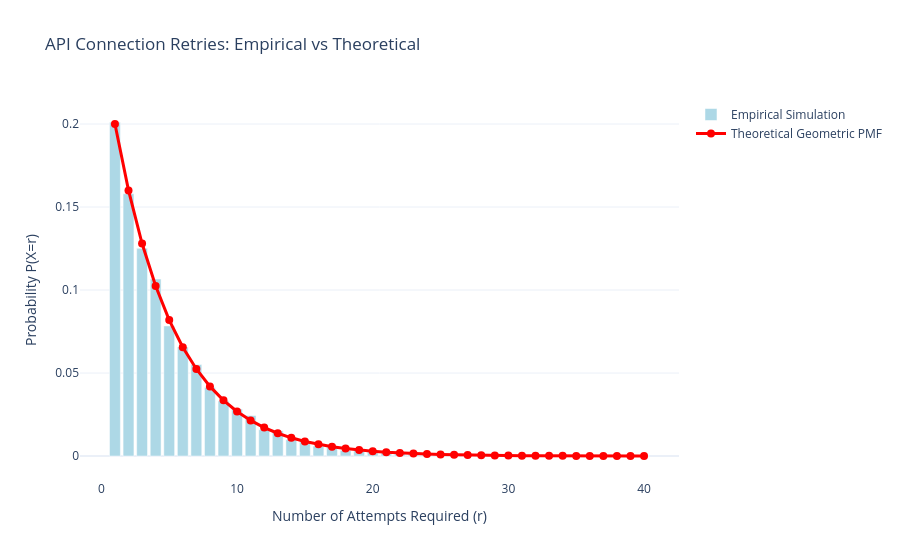

This figure's notebook cell:
### Markdown cell above
---
## Task 2: API Connection Retries (Programming)

In our lecture, we discussed the Geometric Distribution using the example of a student taking an exam multiple times until they pass. Let's apply this to a data engineering scenario.

A script is trying to pull data from an unstable external API. Each time it makes a request, the probability of a successful connection is $p = 0.2$. If it fails, the script retries. 

Let $X$ be the random variable representing the **total number of attempts** required to get the first success.

**Your Goal:**
1. Simulate $100,000$ independent scripts trying to connect to the API. Record how many attempts each script takes.
2. Plot the empirical relative frequencies of your simulation as a bar chart.
3. Overlay the theoretical Geometric Distribution PMF curve on top of your bars to prove your simulation works!

*Theoretical Formula:* $P(X=r) = (1-p)^{r-1} \cdot p$

### Code cell
import numpy as np
import plotly.graph_objects as go
import scipy.stats as stats

p_success = 0.2
n_simulations = 10000

# 1. EMPIRICAL SIMULATION
# np.random.geometric simulates the exact scenario: number of trials until first success
empirical_attempts = np.random.geometric(p=p_success, size=n_simulations)

# Count the frequencies of each outcome (1 attempt, 2 attempts, 3 attempts...)
unique_vals, counts = np.unique(empirical_attempts, return_counts=True)
empirical_probs = counts / n_simulations

# 2. THEORETICAL PMF
# Calculate the exact mathematical probabilities for the same range of attempts
x_theoretical = np.arange(1, max(unique_vals) + 1)
y_theoretical = (1 - p_success) ** (x_theoretical - 1) * p_success

# 3. PLOTLY VISUALIZATION
fig = go.Figure()

# Add empirical bar chart
fig.add_trace(
    go.Bar(
        x=unique_vals,
        y=empirical_probs,
        name="Empirical Simulation",
        marker_color="lightblue",
    )
)

# Add theoretical line
fig.add_trace(
    go.Scatter(
        x=x_theoretical,
        y=y_theoretical,
        mode="lines+markers",
        name="Theoretical Geometric PMF",
        line=dict(color="red", width=3),
        marker=dict(size=8, color="red"),
    )
)

fig.update_layout(
    title="API Connection Retries: Empirical vs Theoretical",
    xaxis_title="Number of Attempts Required (r)",
    yaxis_title="Probability P(X=r)",
    template="plotly_white",
)

fig.show()

### Figure 1 — Plotly figure (JSON) as saved in the notebook; plotly's stock layout.template omitted (floating-point values rounded to 4 significant figures)
{"data": [{"marker": {"color": "lightblue"}, "name": "Empirical Simulation", "type": "bar", "x": [1, 2, 3, 4, 5, 6, 7, 8, 9, 10, 11, 12, 13, 14, 15, 16, 17, 18, 19, 20, 21, 22, 23, 24, 25, 26, 27, 28, 29, 30, 31, 32, 33, 34, 35, 36, 40], "y": [0.2011, 0.158, 0.1251, 0.1066, 0.0784, 0.0657, 0.0551, 0.0414, 0.0332, 0.0283, 0.0244, 0.0159, 0.0152, 0.0099, 0.0089, 0.006, 0.006, 0.0034, 0.0038, 0.0029, 0.002, 0.0019, 0.0011, 0.0011, 0.001, 0.0004, 0.0008, 0.0002, 0.0007, 0.0004, 0.0002, 0.0003, 0.0001, 0.0002, 0.0001, 0.0001, 0.0001]}, {"line": {"color": "red", "width": 3}, "marker": {"color": "red", "size": 8}, "mode": "lines+markers", "name": "Theoretical Geometric PMF", "type": "scatter", "x": [1, 2, 3, 4, 5, 6, 7, 8, 9, 10, 11, 12, 13, 14, 15, 16, 17, 18, 19, 20, 21, 22, 23, 24, 25, 26, 27, 28, 29, 30, 31, 32, 33, 34, 35, 36, 37, 38, 39, 40], "y": [0.2, 0.16, 0.128, 0.1024, 0.08192, 0.06554, 0.05243, 0.04194, 0.03355, 0.02684, 0.02147, 0.01718, 0.01374, 0.011, 0.008796, 0.007037, 0.005629, 0.004504, 0.003603, 0.002882, 0.002306, 0.001845, 0.001476, 0.001181, 0.0009445, 0.0007556, 0.0006045, 0.0004836, 0.0003869, 0.0003095, 0.0002476, 0.0001981, 0.0001585, 0.0001268, 0.0001014, 8.113e-05, 6.49e-05, 5.192e-05, 4.154e-05, 3.323e-05]}], "layout": {"title": {"text": "API Connection Retries: Empirical vs Theoretical"}, "xaxis": {"title": {"text": "Number of Attempts Required (r)"}}, "yaxis": {"title": {"text": "Probability P(X=r)"}}}}
